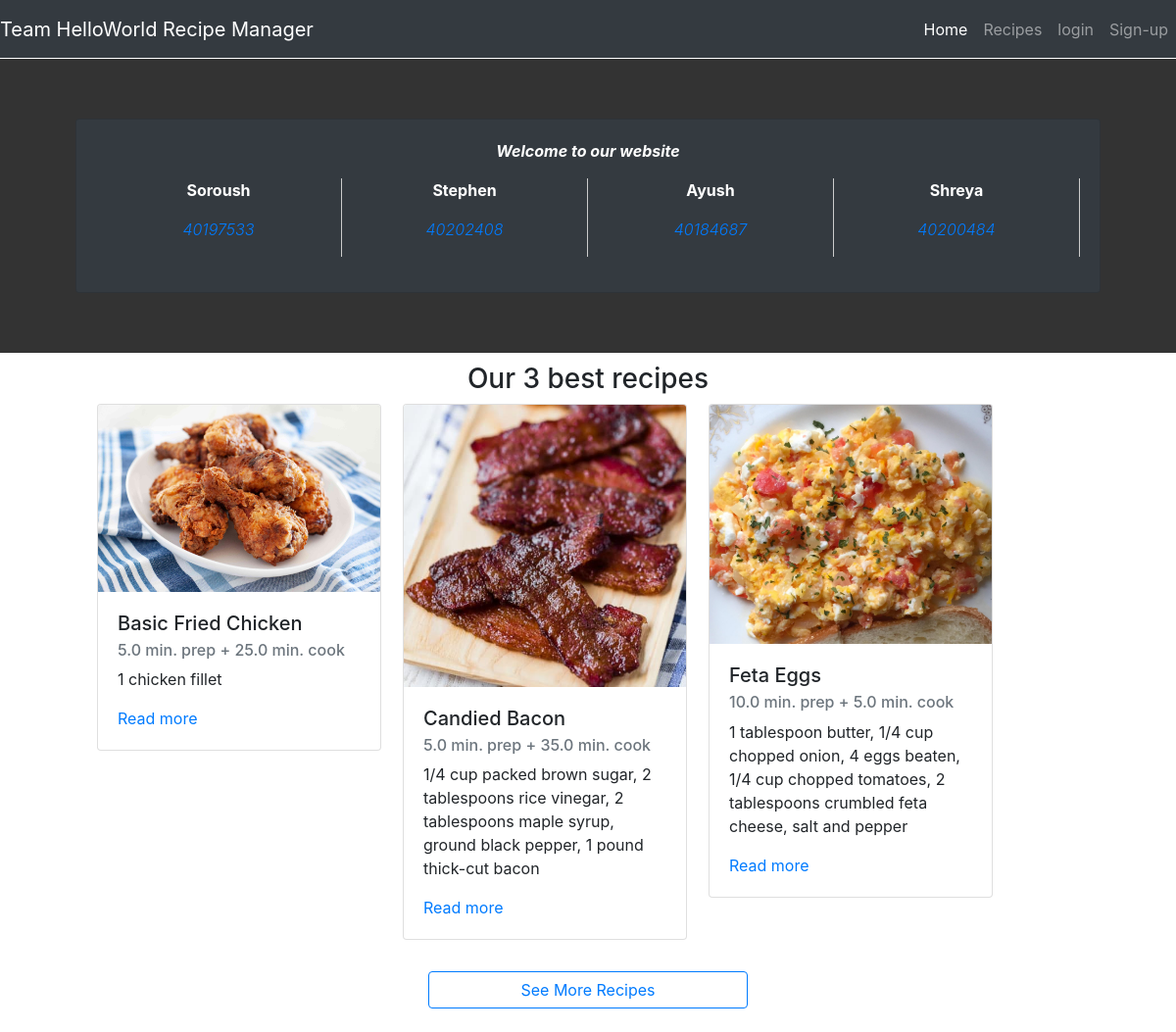
/recipeapp/, run on the app's committed database.
### recipeapp/models.py (models this page shows, shortened)
class Recipe(models.Model):
    recipe_name = models.CharField(max_length=100)
    author = models.CharField(max_length=100)
    ingredients = models.CharField(max_length=1000)
    utensils = models.CharField(max_length=500)
    prep_directions = models.CharField(max_length=1000)
    prep_time_min = models.FloatField(max_length=100)
    cook_time_min = models.FloatField(max_length=100)
    cook_setting = models.CharField(max_length=100)
    calories = models.IntegerField()
    rating = models.DecimalField(max_digits=13, decimal_places=1)
    image = models.ImageField(blank=True, upload_to='recipe_images')
    class Meta:
        ordering = ['recipe_name', 'rating']

### recipeapp/views.py (the view)
# urls.py: 2. Add a URL to urlpatterns:  path('', views.home, name='home')
def home(request):
    recipes = Recipe.objects.all()
    recipe1 = recipes[0]
    recipe2 = recipes[1]
    recipe3 = recipes[2]
    context = {
        'recipe1': recipe1,
        'recipe2': recipe2,
        'recipe3': recipe3,
    }
    return render(request, 'home.html', context=context)

### recipeapp/templates/home.html (shortened to what this page needs)
<!DOCTYPE html>
<html lang="en">
<head>
    <link
      rel="stylesheet"
      href="https://cdn.jsdelivr.net/npm/bootstrap@4.6.1/dist/css/bootstrap.min.css"
    />
</head>
<body>
    <navbar class="position-relative w-100">
        <nav class="nav navbar navbar-expand-lg navbar-dark bg-dark position-fixed " style="top:0px;z-index: 100;">
            <a class="navbar-brand" href="{% url 'home' %}">Team HelloWorld Recipe Manager</a>
            <div class="collapse navbar-collapse " id="navbarSupportedContent">
              <ul class="navbar-nav ml-auto">
              {% url 'home' as url %}
                <li class="nav-item {% if request.path == url %}active{% endif %}">
                  <a class="nav-link" href="{% url 'home' %}">Home <span class="sr-only">(current)</span></a>
                </li>
              {% url 'browse' as url %}
                <li class="nav-item {% if request.path == url %}active{% endif %}">
                  <a class="nav-link" href="{% url 'browse' %}">Recipes</a>
                </li>
                  {% if request.user.is_authenticated %}
						{% url 'dashboard' as url %}
                        <li class="nav-item {% if request.path == url %}active{% endif %}">
                          <a class="nav-link text-danger" href="{% url 'dashboard' %}">HELLO {{ request.user.username }}</a>
                        </li>
                  {% else %}
                       {% url 'login' as url %}
                        <li class="nav-item {% if request.path == url %}active{% endif %}">
                          <a class="nav-link" href="{% url 'login' %}">login</a>
                        </li>
                        {% url 'register' as url %}
                        <li class="nav-item {% if request.path == url %}active{% endif %}">
                          <a class="nav-link" href="{% url 'register' %}">Sign-up</a>
                        </li>
                  {% endif %}
              </ul>
            </div>
          </nav>
      </navbar>
      <section id="heading">
        <div class="container-fluid heading">
            <div class="card bg-dark text-white font-weight-bold">
                <div class="card-body">
                    <p class="font-italic text-center">Welcome to our website</p>
                    <div class="users">
                        <ul class="user-list">
                            <li class="user-item  ">
                                <p class="font-weight-bold">Soroush</p>
                                <p class="font-italic font-weight-light text-primary">40197533</p>
                            </li>
                            <li class="user-item">
                                <p class="font-weight-bold">Stephen</p>
                                <p class="font-italic font-weight-light text-primary">40202408</p>
                            </li>
                            <li class="user-item">
                                <p class="font-weight-bold">Ayush</p>
                                <p class="font-italic font-weight-light text-primary">40184687</p>
                            </li>
                            <li class="user-item">
                                <p class="font-weight-bold">Shreya</p>
                                <p class="font-italic font-weight-light text-primary">40200484</p>
                            </li>
                        </ul>
                    </div>
                </div>
            </div>
        </div>
    </section>
    <section class="items">
        <h3 class="text-center">Our 3 best recipes</h3>
        <div class="item-list">
        <div class="row item flex-row  m-0 mb-2 ">
            <div class="col-3 mr-4">
                <div class="card" style="width: 18rem;">
					{% if recipe1.image %}
							<img src="{{ recipe1.image.url }}" class="card-img-top img-fluid" alt="{{ recipe1.title }}">
						{% else %}
							No image.
					{% endif %}
                    <div class="card-body">
					  <h5 class="card-title" href="{{ recipes.get_absolute_url }}">
						{% if recipe1.recipe_name is empty %}
							Empty.
						{% else %}
							{{ recipe1.recipe_name }}
						{% endif %}
					  </h5>
                      <h6 class="card-subtitle mb-2 text-muted">
						{% if recipe1.prep_time_min is empty %}
							Empty.
						{% else %}
							{{ recipe1.prep_time_min }} min. prep
						{% endif %}
						{% if recipe1.cook_time_min is empty %}
							+ Empty.
						{% else %}
							+ {{ recipe1.cook_time_min }} min. cook
						{% endif %}
					  </h6>
                      <p class="card-text">
						{% if recipe1.ingredients is empty %}
							Empty.
						{% else %}
							{{ recipe1.ingredients }}
						{% endif %}
					  </p>
                      <a href="{% url 'detail' id=recipe1.id %}" class="card-link">Read more</a>
                    </div>
                </div>
            </div>
            <div class="col-3 mr-4">
                <div class="card" style="width: 18rem;">
					{% if recipe2.image %}
							<img src="{{ recipe2.image.url }}" class="card-img-top img-fluid" alt="{{ recipe2.title }}">
						{% else %}
							No image.
					{% endif %}
                    <div class="card-body">
                      <h5 class="card-title" href="{{ recipes.get_absolute_url }}">
						{% if recipe2.recipe_name is empty %}
							Empty.
						{% else %}
							{{ recipe2.recipe_name }}
						{% endif %}
					  </h5>
                      <h6 class="card-subtitle mb-2 text-muted">
						{% if recipe2.prep_time_min is empty %}
							Empty.
						{% else %}
							{{ recipe2.prep_time_min }} min. prep
						{% endif %}
						{% if recipe2.cook_time_min is empty %}
							+ Empty.
						{% else %}
							+ {{ recipe2.cook_time_min }} min. cook
						{% endif %}
					  </h6>
                      <p class="card-text">
						{% if recipe2.ingredients is empty %}
							Empty.
						{% else %}
							{{ recipe2.ingredients }}
						{% endif %}
					  </p>
                      <a href="{% url 'detail' id=recipe2.id %}" class="card-link">Read more</a>
                    </div>
                </div>
            </div>
            <div class="col-3 mr-4">
                <div class="card" style="width: 18rem;">
					{% if recipe3.image %}
							<img src="{{ recipe3.image.url }}" class="card-img-top img-fluid" alt="{{ recipe3.title }}">
						{% else %}
							No image.
					{% endif %}
                    <div class="card-body">
                      <h5 class="card-title">
						{% if recipe3.recipe_name is empty %}
							Empty.
						{% else %}
							{{ recipe3.recipe_name }}
						{% endif %}
					  </h5>
                      <h6 class="card-subtitle mb-2 text-muted">
						{% if recipe3.prep_time_min is empty %}
							Empty.
						{% else %}
							{{ recipe3.prep_time_min }} min. prep
						{% endif %}
						{% if recipe3.cook_time_min is empty %}
							+ Empty.
						{% else %}
							+ {{ recipe3.cook_time_min }} min. cook
						{% endif %}
					  </h6>
                      <p class="card-text">
						{% if recipe3.ingredients is empty %}
							Empty.
						{% else %}
							{{ recipe3.ingredients }}
						{% endif %}
					  </p>
                      <a href="{% url 'detail' id=recipe3.id %}" class="card-link">Read more</a>
                    </div>
                </div>
            </div>
        </div>
        </div>
        <a href="{% url 'browse' %}" class="btn btn-outline-primary text-center mt-4 mb-4" style="width: 300px;">See More Recipes</a>
      </section>
</body>
</html>

### recipeapp/templates/home.html (style rules this page uses)
* { box-sizing: content-box; }
body { margin: 0; }
.nav { top: 0px; padding: 0; width: 100%; padding: 0; padding-top: 10px; padding-bottom: 9px; }
#heading { display: flex; flex-direction: row; height: 300px; background: #333; width: 100%; margin-top: 60px; justify-content: center; }
.heading { display: flex; flex-direction: column; justify-content: center; align-items: center; width: 100%; }
.users { display: flex; flex-direction: row; width: 100%; }
.user-list { display: flex; flex-direction: row; width: 100%; list-style: none; justify-content: space-around; padding: 0; }
.user-item { display: flex; flex-direction: column; width: 250px; justify-content: center; align-items: center; border-right: 1px solid #ccc; }
.items { display: flex; flex-direction: column; justify-content: center; align-items: center; margin-top: 10px; }
.item-list { display: flex; flex-direction: column; justify-content: center; align-items: center; }

### data on the page
Recipe: image (picture), recipe_name "Basic Fried Chicken", prep_time_min "5.0", cook_time_min "25.0", ingredients "1 chicken fillet"
Recipe: image (picture), recipe_name "Candied Bacon", prep_time_min "5.0", cook_time_min "35.0", ingredients "1/4 cup packed brown sugar, 2 tablespoons rice vinegar, 2 tablespoons maple syrup, ground black pepper, 1 pound thick-cut bacon"
Recipe: image (picture), recipe_name "Feta Eggs", prep_time_min "10.0", cook_time_min "5.0", ingredients "1 tablespoon butter, 1/4 cup chopped onion, 4 eggs beaten, 1/4 cup chopped tomatoes, 2 tablespoons crumbled feta cheese, salt and pepper"
